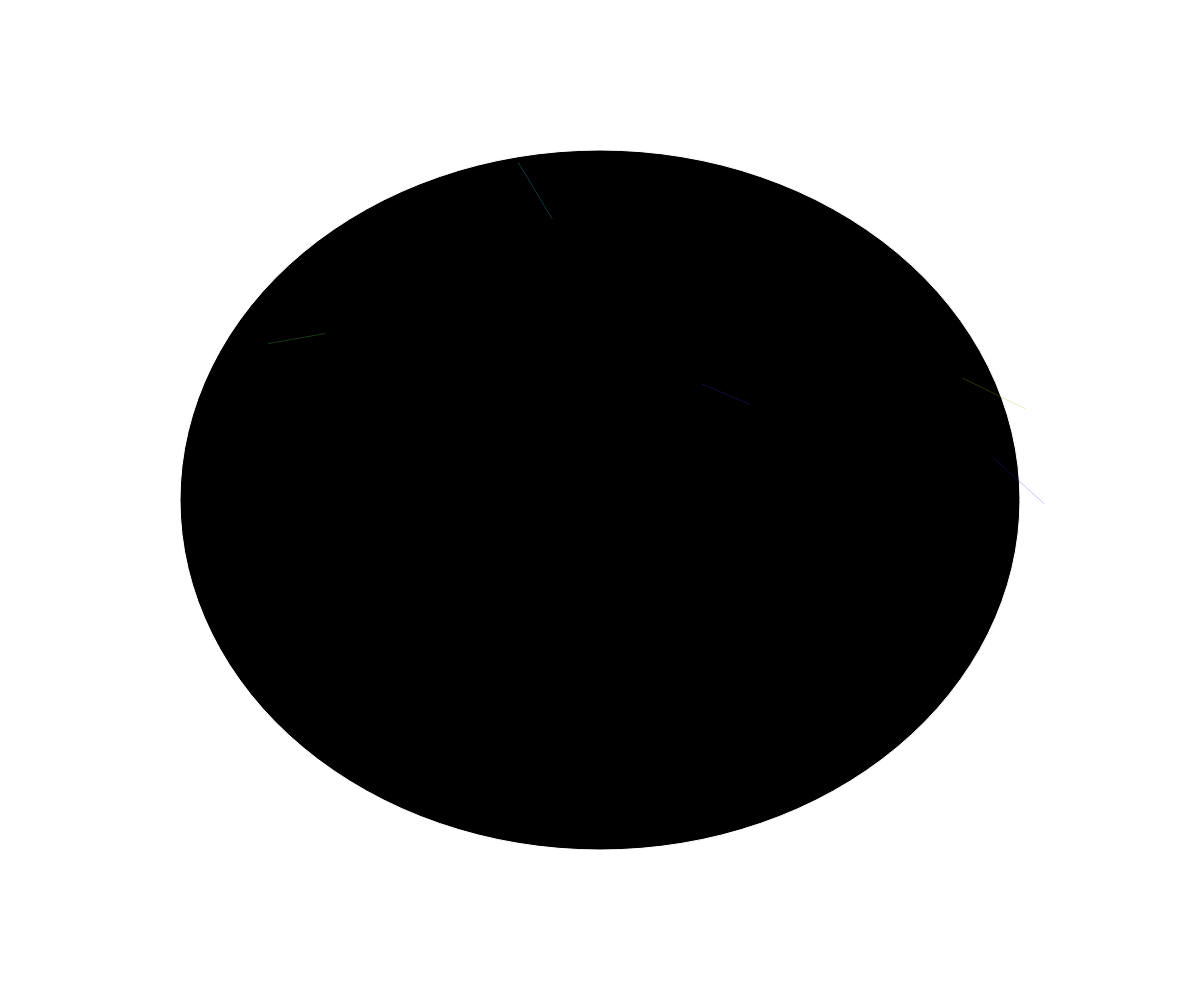
Frame 1 (no input)
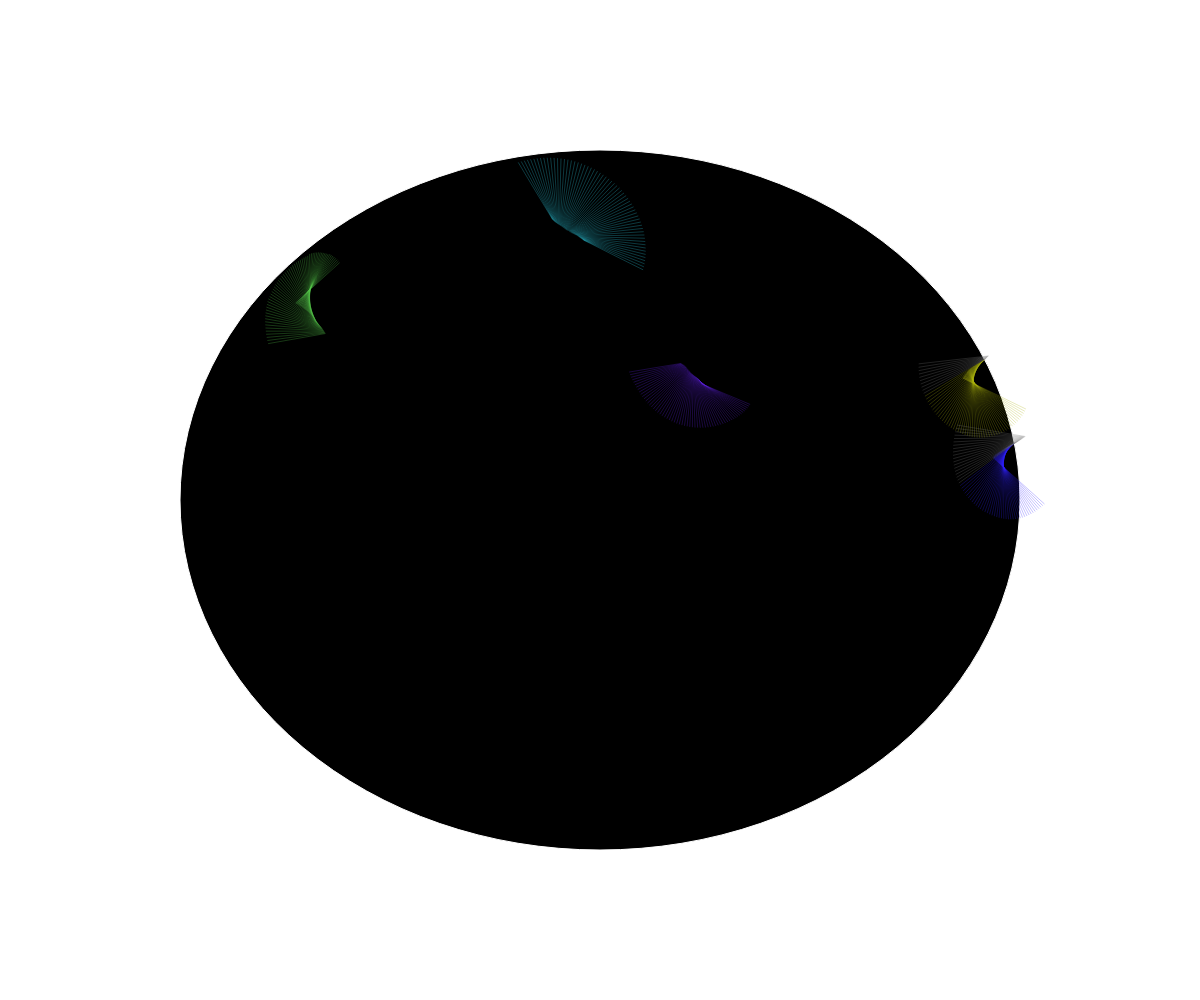
Frame 60 (no input)
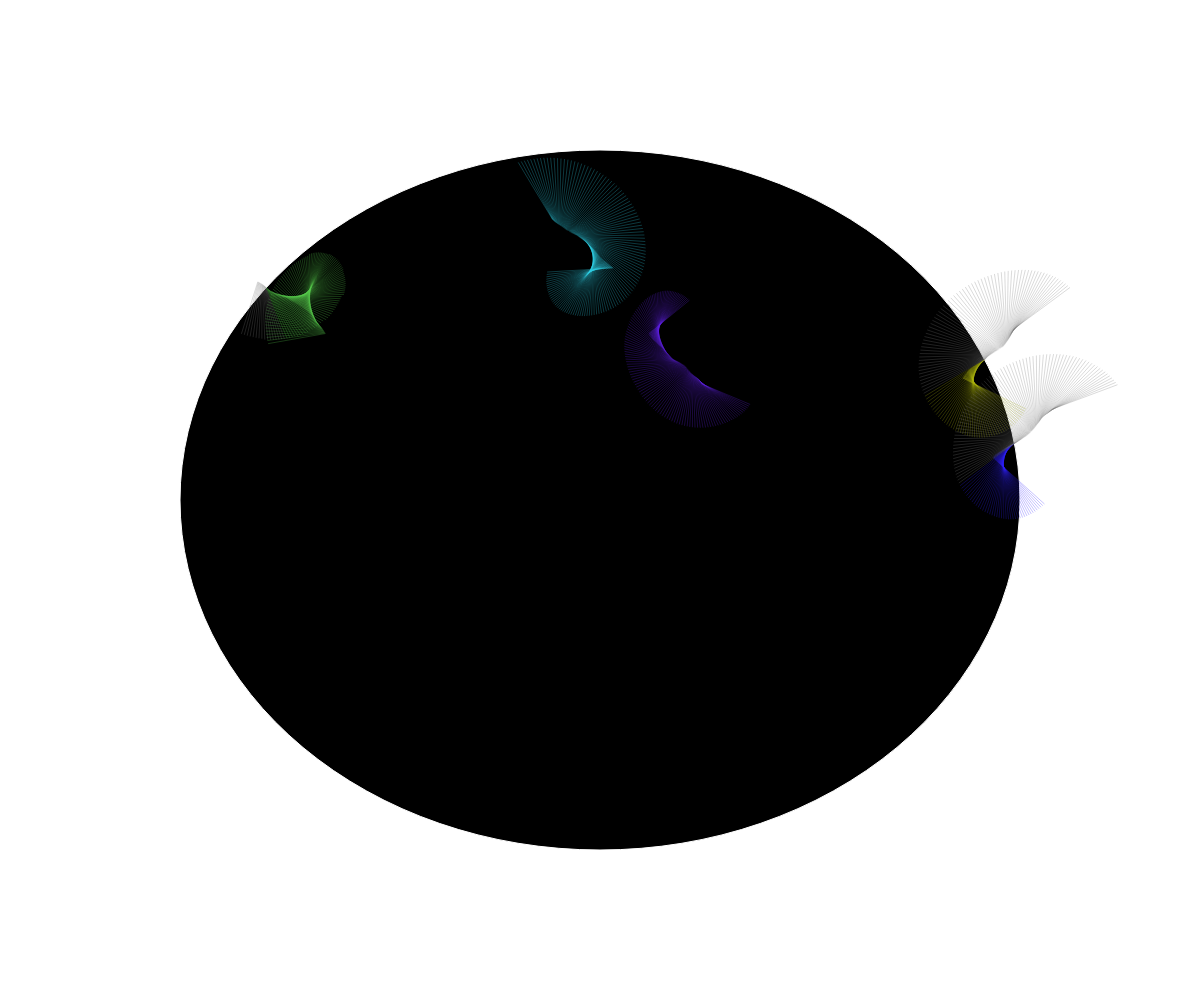
Frame 120 (the mouse pressed at the canvas centre since frame 60)

The p5.js sketch that drew these frames (run headless with seeded random() and noise() and a simulated clock; from frame 60 on, the mouse is pressed at the canvas centre):

// p5.js sketch
// ── sketch.js
let rotators = [];

function setup() {
  createCanvas(windowWidth, windowHeight);
  background(0);
  stroke(255);
  rect(0,0,width,height);
  fill(0);
  ellipse(width/2, height/2, width*0.7,height*0.7);
  noFill();
  for(var i=0; i<5; i++){
    rotators.push(new Rotator());
  }
}


function draw(){
  for(var i = 0; i < rotators.length; i++){
    rotators[i].display();
  }
}


function keyReleased(){
  for(var i = 0; i < 5; i++){
    rotators.push(new Rotator());
  }
}


function mouseReleased(){
  for(var i = 0; i < 5; i++){
    rotators.push(new Rotator());
  }
}

function Rotator(){
  this.cxnoise = random(10);
  this.cynoise = random(10);
  this.rnoise = random(10);
  this.re = random(255);
  this.gr = random(255);
  this.bl = random(255);
  this.r = random(60,120);
  this.cx = random(width/2-width*0.35,width/2+width*0.35);
  this.cy = random(height/2-height*0.35,height/2+height*0.35);
  this.angle = int(random(360));
  if(floor(random(0,2)) == 0){
    this.dispx = 1;
  }else{
    this.dispx = -1;
  }if(floor(random(0,2)) == 0){
    this.dispy = 1;
  }else{
    this.dispy = -1;
  }
  this.display = function(){
    var dist = (pow(this.cx-(width/2),2)/pow(width*0.35,2)) + (pow(this.cy-(height/2),2)/pow(height*0.35,2)); 
    if(dist > 1){
      stroke(120,70);
    }
    else{
      stroke(this.re, this.gr, this.bl,70);
    }
    var xf = noise(this.cxnoise)*this.dispx;
    var yf = noise(this.cynoise)*this.dispy;
    var rf = noise(this.rnoise);
    var x = cos(radians(this.angle)) * (this.r*rf+30) + this.cx;
    var y = sin(radians(this.angle)) * (this.r*rf+30) + this.cy;
    line(this.cx, this.cy, x, y);
    this.angle +=2.5;
    this.cy+=yf;
    this.cx+=xf;
    if(this.angle % 30 == 0){
      this.rnoise += 0.05;
      this.dispx += random(-0.2,0.2);
      this.dispy += random(-0.2,0.2);
    }
    this.cxnoise += 0.05;
    this.cynoise += 0.05;
    if(this.cx > width-this.r || this.cx < this.r){
      this.dispx *= -1;
    }
    if(this.cy > height-this.r || this.cy < this.r){
      this.dispy *= -1;
    } 
  }
}
